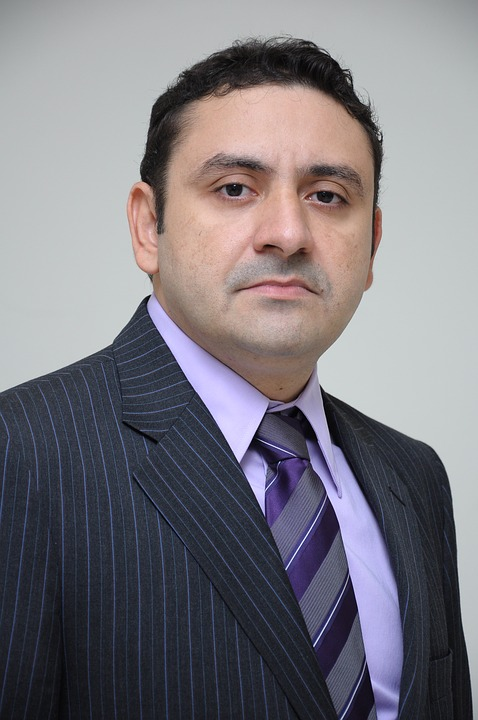
#> input picture data/face/00.jpg, 478 x 720 px, given in place of 33.jpg, which was not available
$ python a08_compare_histo.py
#> lines starting #> are read from the running program, lines starting #| are printed output that depends on the picture; after the words box and inside, x2 and y2 are one past the last pixel; in counts of white or black regions, pixels touching at a corner belong together; pictures that were not available may be replaced by others from this repository, and a replacement may not be noted
### project_data/male_female/header/haar_utils.py
import cv2
import numpy as np


def preprocessing(no):
#> called with no = 33
    print("/home/inteee/opencvZoo2/data/face/%02d.jpg" % no)
    image = cv2.imread("/home/inteee/opencvZoo2/data/face/%02d.jpg" % no, cv2.IMREAD_COLOR)
#> image is the input picture: shape (720, 478, 3); mean B, G, R 126.6, 120, 123
    gray = cv2.cvtColor(image, cv2.COLOR_BGR2GRAY)
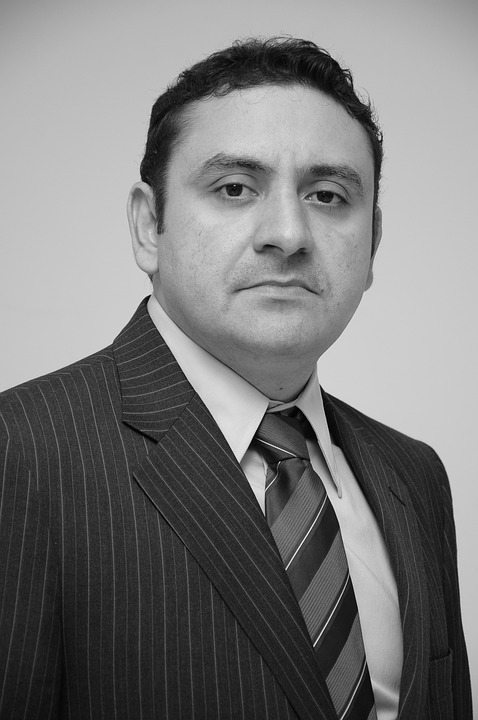
#> gray: shape (720, 478); min 0, max 250, mean 121.6
    gray = cv2.equalizeHist(gray)
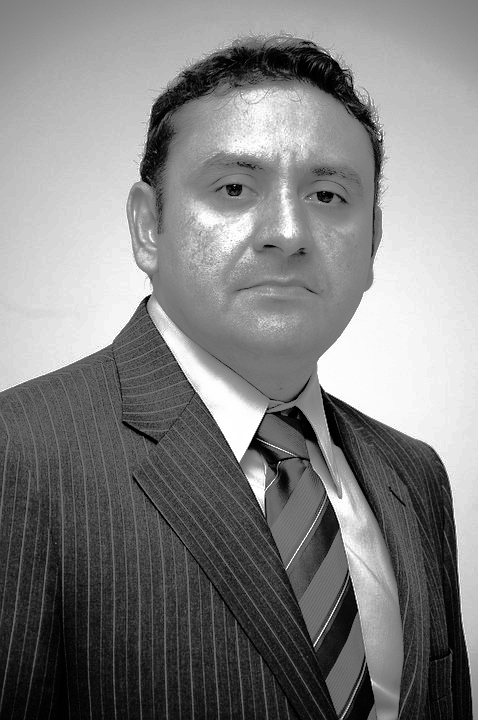
#> gray: shape (720, 478); min 0, max 255, mean 128.7
    return image, gray

def correct_image(image, face_center, eye_centers):
    pt0, pt1 = eye_centers
    if pt0[0] > pt1[0]: # pt0 왼쪽, pt1 오른쪽
        pt0, pt1 = pt1, pt0

    dx ,dy = np.subtract(pt1, pt0).astype(np.float32)
    # angle = np.degrees(np.arctan2(dy, dx))
    angle = cv2.fastAtan2(dy, dx)

    rot_mat = cv2.getRotationMatrix2D(face_center, angle, 1)
    size = image.shape[1::-1] # 끝까지 자동으로 계산
    corr_image = cv2.warpAffine(image, rot_mat, size, flags=cv2.INTER_CUBIC)
    eye_centers = np.expand_dims(eye_centers, axis=0)
    corr_centers = cv2.transform(eye_centers, rot_mat)
    corr_centers = np.squeeze(corr_centers, axis=0)
    return corr_image, corr_centers

def define_roi(pt, size):
    return np.ravel([pt, size]).astype(int)

def detect_object(center, face):
    w, h = face[2:4]
    center = np.array(center)
    gap1 = np.multiply((w, h), (0.45, 0.65))
    gap2 = np.multiply((w, h), (0.20, 0.1))

    pt1 = center - gap1        # 좌상단 평행이동 - 머리 시작좌표
    pt2 = center + gap1             # 우하단 평행이동 - 머리 종료좌표
    hair = define_roi(pt1, pt2-pt1)       # 머리 영역

    size = np.multiply(hair[2:4], (1, 0.4))
    hair1 = define_roi(pt1, size)             # 윗머리 영역
    hair2 = define_roi(pt2-size, size)             # 귀밑머리 영역

    lip_center = center + (0, h * 0.3)
    lip1 = lip_center - gap2    # 좌상단 평행이동
    lip2 = lip_center + gap2         # 우하단 평행이동
    lip = define_roi(lip1, lip2-lip1)

    return [hair1, hair2, lip, hair]

### project_data/male_female/header/haar_histogram.py
import cv2
import numpy as np


def draw_ellipse(image, roi, ratio, color, thickness=cv2.FILLED):
    x, y, w, h = roi
    center = (x + w // 2, y + h // 2)                   # 타원 중심
    size = (int(w * ratio), int(h * ratio))             # 타원 크기
    cv2.ellipse(image, center, size, 0, 0, 360, color, thickness)
    return image

def make_masks(rois, correct_shape):                              # 영역별 마스크 생성
    base_mask = np.full(correct_shape, 255, np.uint8)
    hair_mask = draw_ellipse(base_mask, rois[3], 0.45, 0,  -1)
    lip_mask = draw_ellipse(np.copy(base_mask), rois[2], 0.45, 255)

    masks = [hair_mask, hair_mask, lip_mask, ~lip_mask]
    masks = [mask[y:y+h,x:x+w] for mask,(x,y, w,h) in zip(masks, rois)]

    # for i, mask in enumerate(masks):
    #     cv2.imshow('mask'+str(i), mask)
    # cv2.waitKey()

    return masks

def calc_histo(image, rois, masks):
    bsize = (64, 64,64)  # 히스토그램 계급 개수
    ranges = (0,256, 0,256, 0,256)                                 # 각 채널 빈도 범위

    subs = [image[y:y+h, x:x+w] for x, y, w, h in rois]
    hists = [cv2.calcHist([sub], [0,1,2], mask, bsize, ranges) for sub, mask in zip(subs, masks)]
    hists = [ h/np.sum(h) for h in hists]           # 정규화

    sim1 = cv2.compareHist(hists[2], hists[3], cv2.HISTCMP_CORREL)
    sim2 = cv2.compareHist(hists[0], hists[1], cv2.HISTCMP_CORREL)
    return  sim1, sim2

### project_data/male_female/header/a08_compare_histo.py
from haar_histogram import *  # 히스토그램 비교 관련 함수
from haar_utils import *  # 검출기 적재 및 전처리 함수

face_cascade = cv2.CascadeClassifier("/home/inteee/opencvZoo2/data/haarcascade_frontalface_alt2.xml")  # 정면 검출기
eye_cascade = cv2.CascadeClassifier("/home/inteee/opencvZoo2/data/haarcascade_eye.xml")  # 눈 검출기
image, gray = preprocessing(33)  # 전처리
if image is None: raise Exception("영상 파일을 읽기 에러")

faces = face_cascade.detectMultiScale(gray, 1.1, 2, 0, (100, 100));  # 얼굴 검출
#> faces = [[147, 85, 261, 261]]
if faces.any():
    x, y, w, h = faces[0].tolist()
#> x = 147; y = 85; w = 261; h = 261
    face_image = image[y:y + h, x:x + w]  # 얼굴 영역 영상 가져오기
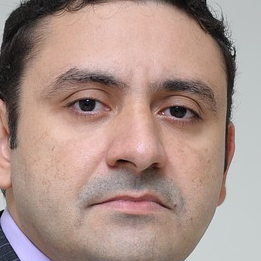
#> face_image: shape (261, 261, 3); mean B, G, R 137.7, 145.8, 170.6
    eyes = eye_cascade.detectMultiScale(face_image, 1.15, 7, 0, (25, 20))  # 눈 검출
#> eyes = [[60, 77, 55, 55], [151, 85, 52, 52]]

    if len(eyes) == 2:
        face_center = (x + w // 2, y + h // 2)
#> face_center = (277, 215)
        eye_centers = [(x + ex + ew // 2, y + ey + eh // 2) for ex, ey, ew, eh in eyes]
#> eye_centers = [(234, 189), (324, 196)]
        corr_image, corr_center = correct_image(image, face_center, eye_centers)  # 기울기 보정
#> in correct_image, `pt0, pt1 = eye_centers`: pt0 = (234, 189); pt1 = (324, 196)
#> in correct_image, `dx ,dy = np.subtract(pt1, pt0).astype(np.float32)`: dx = 90; dy = 7
#> in correct_image, `angle = cv2.fastAtan2(dy, dx)`: angle = 4.45
#> in correct_image, `rot_mat = cv2.getRotationMatrix2D(face_center, angle, 1)`: rot_mat = [[0.997, 0.0775, -15.84], [-0.0775, 0.997, 22.12]]
#> in correct_image, `corr_image = cv2.warpAffine(image, rot_mat, size, flags=cv2.INTER_CUBIC)`:
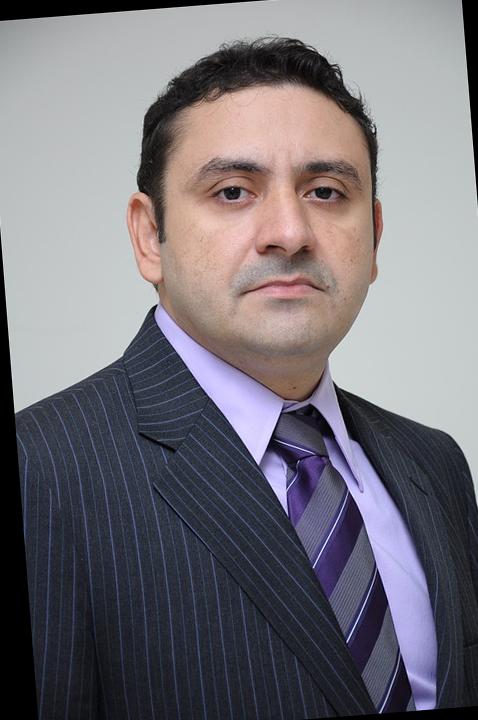
#> corr_image: shape (720, 478, 3); mean B, G, R 120.9, 114.4, 117.7
#> in correct_image, `eye_centers = np.expand_dims(eye_centers, axis=0)`: eye_centers = [[234, 189], [324, 196]]
#> in correct_image, `corr_centers = cv2.transform(eye_centers, rot_mat)`: corr_centers = [[232, 192], [322, 192]]
#> corr_center = [[232, 192], [322, 192]]

        rois = detect_object(face_center, faces[0])  # 머리 및 입술영역 검출
#> in detect_object, `w, h = face[2:4]`: w = 261
#> in detect_object, `center = np.array(center)`: center = [277, 215]
#> in detect_object, `gap1 = np.multiply((w, h), (0.45, 0.65))`: gap1 = [117.5, 169.7]
#> in detect_object, `gap2 = np.multiply((w, h), (0.20, 0.1))`: gap2 = [52.2, 26.1]
#> in detect_object, `pt1 = center - gap1`: pt1 = [159.6, 45.35]
#> in detect_object, `pt2 = center + gap1`: pt2 = [394.4, 384.6]
#> in detect_object, `hair = define_roi(pt1, pt2-pt1)`: hair = [159, 45, 234, 339]
#> in detect_object, `size = np.multiply(hair[2:4], (1, 0.4))`: size = [234, 135.6]
#> in detect_object, `hair1 = define_roi(pt1, size)`: hair1 = [159, 45, 234, 135]
#> in detect_object, `hair2 = define_roi(pt2-size, size)`: hair2 = [160, 249, 234, 135]
#> in detect_object, `lip_center = center + (0, h * 0.3)`: lip_center = [277, 293.3]
#> in detect_object, `lip1 = lip_center - gap2`: lip1 = [224.8, 267.2]
#> in detect_object, `lip2 = lip_center + gap2`: lip2 = [329.2, 319.4]
#> in detect_object, `lip = define_roi(lip1, lip2-lip1)`: lip = [224, 267, 104, 52]
#> rois = [[159, 45, 234, 135], [160, 249, 234, 135], [224, 267, 104, 52], [159, 45, 234, 339]]
        masks = make_masks(rois, corr_image.shape[:2])  # 4개 마스크 생성
#> in draw_ellipse, `x, y, w, h = roi`: x = 159; y = 45; w = 234; h = 339
#> in draw_ellipse, `center = (x + w // 2, y + h // 2)`: center = (276, 214)
#> in draw_ellipse, `size = (int(w * ratio), int(h * ratio))`: size = (105, 152)
#> in draw_ellipse, `cv2.ellipse(image, center, size, 0, 0, 360, color, thickness)`:
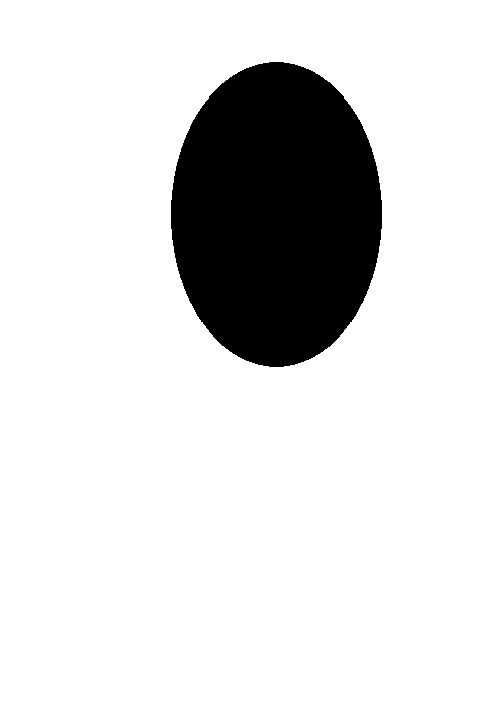
#> image: shape (720, 478); 85.3% white; 1 black region, box (x1, y1, x2, y2) and area: (171, 62, 382, 367) 50461
#> call 2 of draw_ellipse, with roi = array of shape (4,), ratio = 0.45, color = 255, thickness = -1
#> in draw_ellipse (call 2), `x, y, w, h = roi`: x = 224; y = 267; w = 104; h = 52
#> in draw_ellipse (call 2), `center = (x + w // 2, y + h // 2)`: center = (276, 293)
#> in draw_ellipse (call 2), `size = (int(w * ratio), int(h * ratio))`: size = (46, 23)
#> in draw_ellipse (call 2), `cv2.ellipse(image, center, size, 0, 0, 360, color, thickness)`:
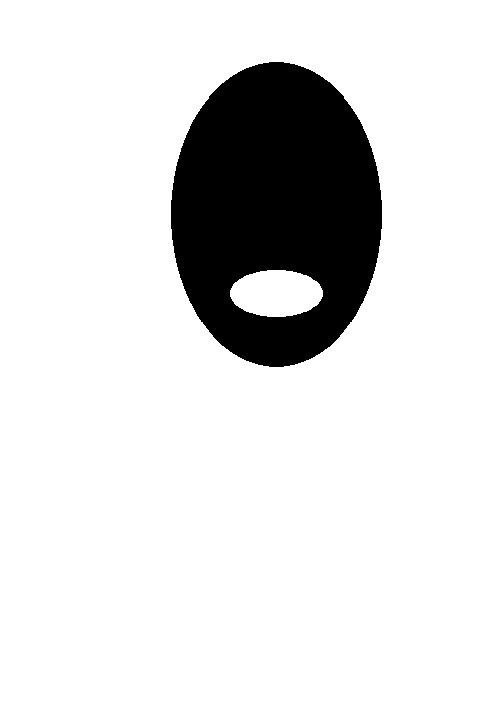
#> image: shape (720, 478); 86.3% white; 1 black region, box (x1, y1, x2, y2) and area: (171, 62, 382, 367) 47025
#> in make_masks, `masks = [mask[y:y+h,x:x+w] for mask,(x,y, w,h) in zip(masks, rois)]`: masks = 4 items
#> masks = 4 items
        sim = calc_histo(corr_image, rois, masks)  # 4개 히스토그램 생성
#> in calc_histo, `sim1 = cv2.compareHist(hists[2], hists[3], cv2.HISTCMP_CORREL)`: sim1 = 0.12
#> in calc_histo, `sim2 = cv2.compareHist(hists[0], hists[1], cv2.HISTCMP_CORREL)`: sim2 = -0.00393
#> sim = (0.12, -0.00393)

        print("입술-얼굴 유사도: %4.2f" % sim[0])
#| 입술-얼굴 유사도: 0.12
        print("윗-귀밑머리 유사도: %4.2f" % sim[1])
#| 윗-귀밑머리 유사도: -0.00
    else:
        print("눈 미검출")
else:
    print("얼굴 미검출")

$ run again, on data/face/04.jpg
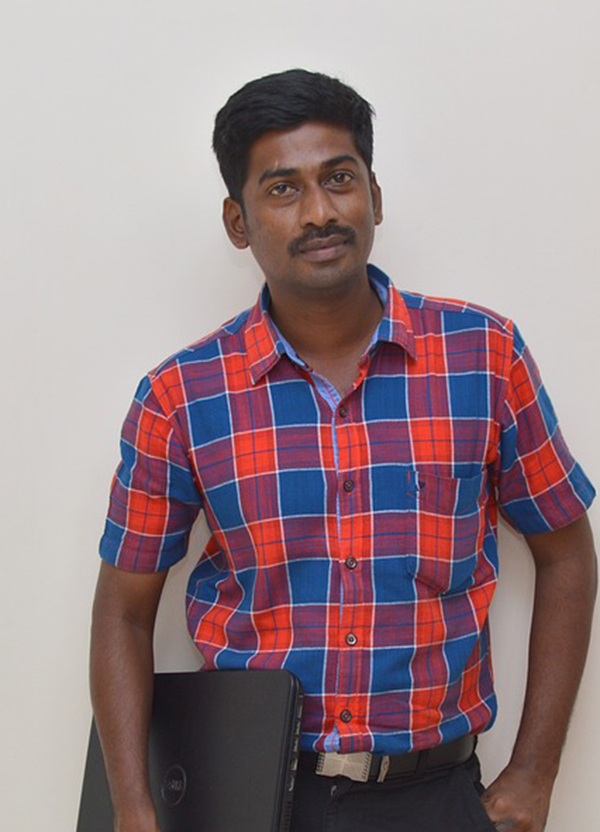
#> input picture data/face/04.jpg, 600 x 832 px, given in place of 33.jpg, which was not available
#> in preprocessing, image is the input picture: shape (832, 600, 3); mean B, G, R 136.9, 131.7, 151.9
#> faces = [[234, 120, 161, 161]]
#> `x, y, w, h = faces[0].tolist()`: x = 234; y = 120; w = 161
#> eyes = [[25, 47, 44, 44], [82, 35, 45, 45]]
#> face_center = (314, 200)
#> `eye_centers = [(x + ex + ew // 2, y + ey + eh // 2) for ex, ey, ew, eh..`: eye_centers = [(281, 189), (338, 177)]
#> in correct_image, `pt0, pt1 = eye_centers`: pt0 = (281, 189); pt1 = (338, 177)
#> dx = 57; dy = -12
#> angle = 348.1
#> rot_mat = [[0.979, -0.206, 47.94], [0.206, 0.979, -60.4]]
#> in correct_image, `corr_image = cv2.warpAffine(image, rot_mat, size, flags=cv2.INTER_CUBIC)`:
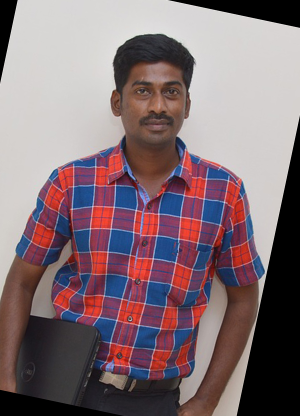
#> corr_image: shape (832, 600, 3) (shown at 1/2 size); mean B, G, R 116.8, 111, 130.7
#> in correct_image, `eye_centers = np.expand_dims(eye_centers, axis=0)`: eye_centers = [[281, 189], [338, 177]]
#> corr_centers = [[284, 182], [342, 182]]
#> in detect_object, `w, h = face[2:4]`: w = 161
#> in detect_object, `center = np.array(center)`: center = [314, 200]
#> gap1 = [72.45, 104.7]
#> gap2 = [32.2, 16.1]
#> in detect_object, `pt1 = center - gap1`: pt1 = [241.6, 95.35]
#> pt2 = [386.4, 304.6]
#> hair = [241, 95, 144, 209]
#> in detect_object, `size = np.multiply(hair[2:4], (1, 0.4))`: size = [144, 83.6]
#> hair1 = [241, 95, 144, 83]
#> hair2 = [242, 221, 144, 83]
#> lip_center = [314, 248.3]
#> lip1 = [281.8, 232.2]
#> lip2 = [346.2, 264.4]
#> lip = [281, 232, 64, 32]
#> rois = [[241, 95, 144, 83], [242, 221, 144, 83], [281, 232, 64, 32], [241, 95, 144, 209]]
#> in draw_ellipse, `x, y, w, h = roi`: x = 241; y = 95; w = 144; h = 209
#> in draw_ellipse, `center = (x + w // 2, y + h // 2)`: center = (313, 199)
#> in draw_ellipse, `size = (int(w * ratio), int(h * ratio))`: size = (64, 94)
#> image: shape (832, 600); 96.2% white; 1 black region, box (x1, y1, x2, y2) and area: (249, 105, 378, 294) 19111
#> in draw_ellipse (call 2), `x, y, w, h = roi`: x = 281; y = 232; w = 64; h = 32
#> in draw_ellipse (call 2), `center = (x + w // 2, y + h // 2)`: center = (313, 248)
#> in draw_ellipse (call 2), `size = (int(w * ratio), int(h * ratio))`: size = (28, 14)
#> in draw_ellipse (call 2), `cv2.ellipse(image, center, size, 0, 0, 360, color, thickness)`:
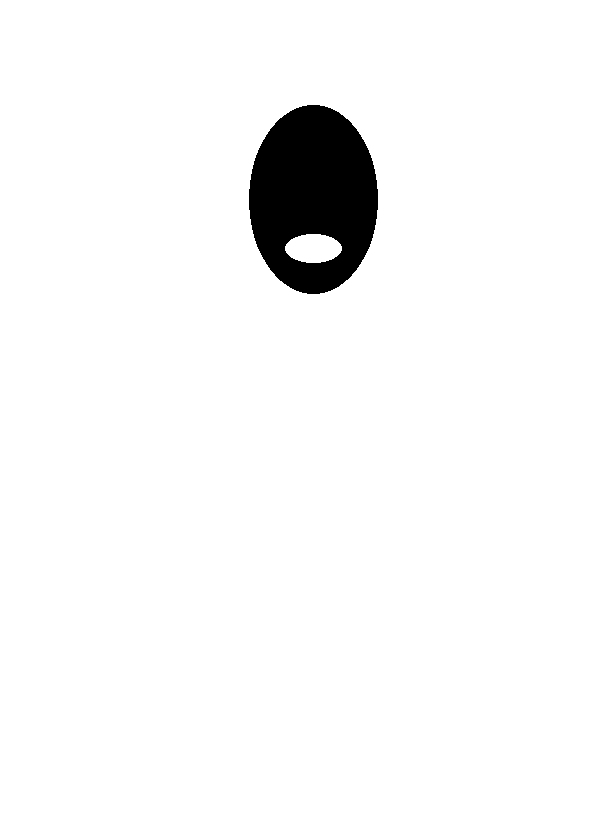
#> image: shape (832, 600); 96.4% white; 1 black region, box (x1, y1, x2, y2) and area: (249, 105, 378, 294) 17820
#> in make_masks, `masks = [mask[y:y+h,x:x+w] for mask,(x,y, w,h) in zip(masks, rois)]`: masks = 4 items
#> sim1 = 0.299
#> sim2 = -0.00899
#> sim = (0.299, -0.00899)
#| 입술-얼굴 유사도: 0.30
#| 윗-귀밑머리 유사도: -0.01

$ run again, on data/face/05.jpg
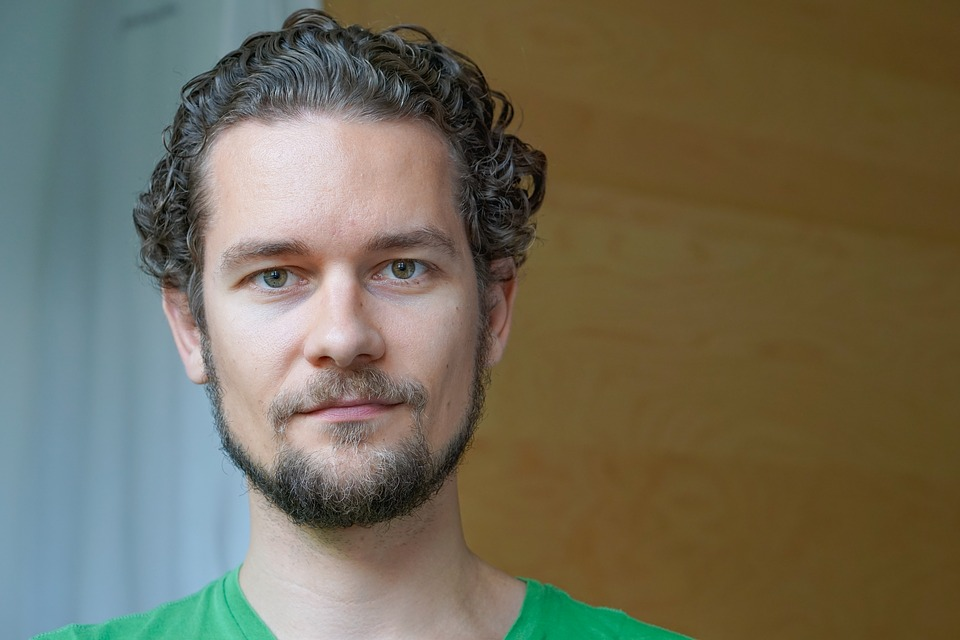
#> input picture data/face/05.jpg, 960 x 640 px, given in place of 33.jpg, which was not available
#> in preprocessing, image is the input picture: shape (640, 960, 3); mean B, G, R 87, 106.7, 112.4
#> faces = [[176, 138, 333, 333]]
#> `x, y, w, h = faces[0].tolist()`: x = 176; y = 138; w = 333
#> `face_image = image[y:y + h, x:x + w]`:
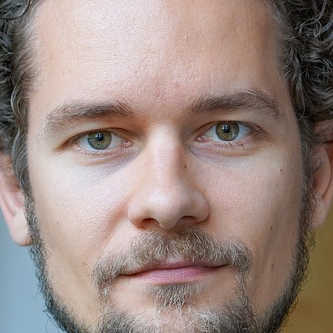
#> face_image: shape (333, 333, 3); mean B, G, R 129.2, 135.7, 153.6
#> eyes = [[186, 95, 74, 74], [54, 96, 84, 84]]
#> face_center = (342, 304)
#> `eye_centers = [(x + ex + ew // 2, y + ey + eh // 2) for ex, ey, ew, eh..`: eye_centers = [(399, 270), (272, 276)]
#> in correct_image, `pt0, pt1 = eye_centers`: pt0 = (399, 270); pt1 = (272, 276)
#> in correct_image, `pt0, pt1 = pt1, pt0`: pt1 = (399, 270)
#> dx = 127; dy = -6
#> angle = 357.3
#> rot_mat = [[0.999, -0.0472, 14.72], [0.0472, 0.999, -15.8]]
#> in correct_image, `eye_centers = np.expand_dims(eye_centers, axis=0)`: eye_centers = [[399, 270], [272, 276]]
#> corr_centers = [[401, 273], [273, 273]]
#> in detect_object, `w, h = face[2:4]`: w = 333
#> in detect_object, `center = np.array(center)`: center = [342, 304]
#> gap1 = [149.8, 216.5]
#> gap2 = [66.6, 33.3]
#> in detect_object, `pt1 = center - gap1`: pt1 = [192.2, 87.55]
#> pt2 = [491.9, 520.5]
#> hair = [192, 87, 299, 432]
#> in detect_object, `size = np.multiply(hair[2:4], (1, 0.4))`: size = [299, 172.8]
#> hair1 = [192, 87, 299, 172]
#> hair2 = [192, 347, 299, 172]
#> lip_center = [342, 403.9]
#> lip1 = [275.4, 370.6]
#> lip2 = [408.6, 437.2]
#> lip = [275, 370, 133, 66]
#> rois = [[192, 87, 299, 172], [192, 347, 299, 172], [275, 370, 133, 66], [192, 87, 299, 432]]
#> in draw_ellipse, `x, y, w, h = roi`: x = 192; y = 87; w = 299; h = 432
#> in draw_ellipse, `center = (x + w // 2, y + h // 2)`: center = (341, 303)
#> in draw_ellipse, `size = (int(w * ratio), int(h * ratio))`: size = (134, 194)
#> image: shape (640, 960); 86.6% white; 1 black region, box (x1, y1, x2, y2) and area: (207, 109, 476, 498) 82101
#> in draw_ellipse (call 2), `x, y, w, h = roi`: x = 275; y = 370; w = 133; h = 66
#> in draw_ellipse (call 2), `center = (x + w // 2, y + h // 2)`: center = (341, 403)
#> in draw_ellipse (call 2), `size = (int(w * ratio), int(h * ratio))`: size = (59, 29)
#> in draw_ellipse (call 2), `cv2.ellipse(image, center, size, 0, 0, 360, color, thickness)`:
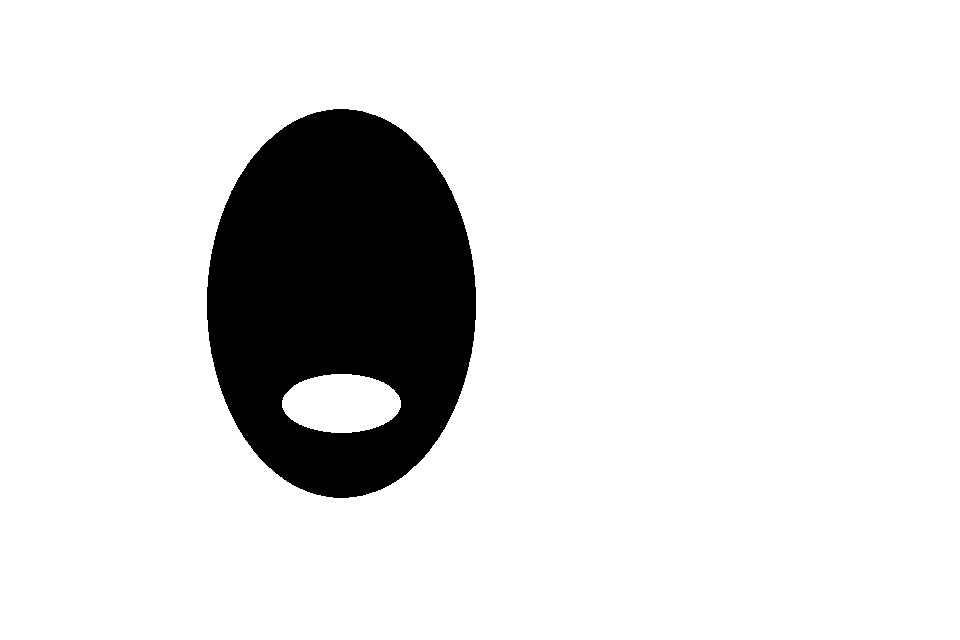
#> image: shape (640, 960); 87.5% white; 1 black region, box (x1, y1, x2, y2) and area: (207, 109, 476, 498) 76588
#> in make_masks, `masks = [mask[y:y+h,x:x+w] for mask,(x,y, w,h) in zip(masks, rois)]`: masks = 4 items
#> sim1 = 0.159
#> sim2 = 0.0881
#> sim = (0.159, 0.0881)
#| 입술-얼굴 유사도: 0.16
#| 윗-귀밑머리 유사도: 0.09
